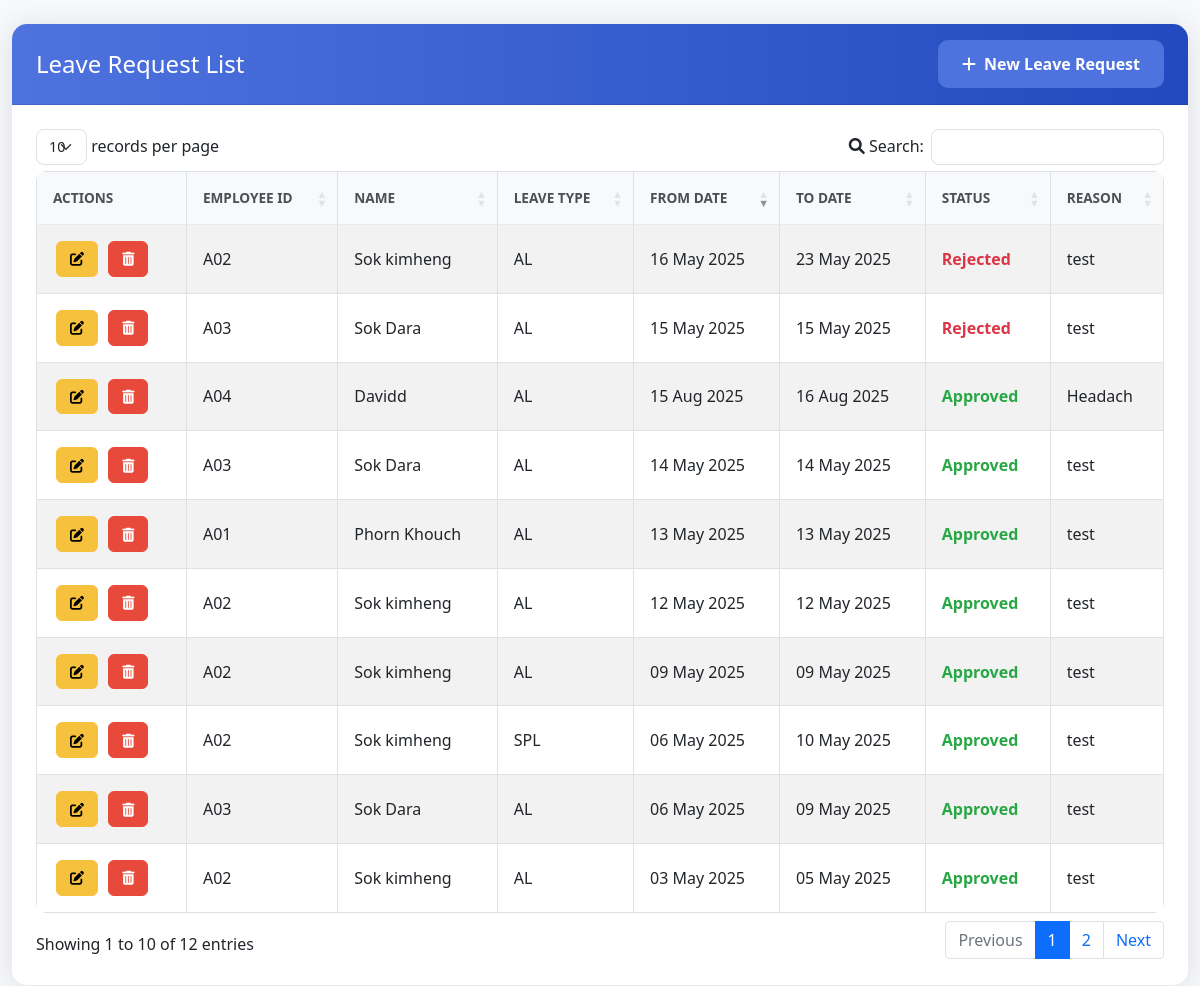
Page /view/SSLeaveRequest/index.php on the committed database.
### tables this page shows
CREATE TABLE `lmleaverequest` (
  `ID` int(11) NOT NULL,
  `EmpCode` varchar(50) DEFAULT NULL,
  `LeaveType` varchar(20) DEFAULT NULL,
  `Reason` text DEFAULT NULL,
  `FromDate` date DEFAULT NULL,
  `ToDate` date DEFAULT NULL,
  `LeaveDay` int(11) NOT NULL,
  `PHOrOffDay` int(11) NOT NULL,
  `Status` varchar(20) DEFAULT NULL,
  `UpdatedAt` timestamp NOT NULL DEFAULT current_timestamp() ON UPDATE current_timestamp(),
  `ApprovedBy` varchar(250) NOT NULL,
  `RejectedBy` varchar(255) NOT NULL
);

CREATE TABLE `hrstaffprofile` (
  `EmpCode` varchar(20) NOT NULL,
  `EmpName` varchar(100) DEFAULT NULL,
  `Gender` varchar(20) DEFAULT NULL,
  `Dob` date DEFAULT NULL,
  `Position` varchar(100) DEFAULT NULL,
  `Department` varchar(100) DEFAULT NULL,
  `Company` varchar(100) DEFAULT NULL,
  `Level` varchar(50) DEFAULT NULL,
  `Division` varchar(100) DEFAULT NULL,
  `StartDate` date DEFAULT NULL,
  `Status` varchar(20) DEFAULT NULL,
  `Contact` varchar(50) DEFAULT NULL,
  `Email` varchar(100) DEFAULT NULL,
  `Address` text DEFAULT NULL,
  `LineManager` varchar(100) DEFAULT NULL,
  `Hod` varchar(100) DEFAULT NULL,
  `Photo` varchar(255) DEFAULT NULL,
  `IsProb` int(11) NOT NULL,
  `Salary` decimal(10,2) DEFAULT NULL,
  `PayParameter` varchar(50) DEFAULT NULL,
  `Telegram` varchar(255) NOT NULL,
  `ProbationDate` date NOT NULL
);

### view/SSLeaveRequest/index.php (the view, shortened to what this page needs)
<?php
include("../../Config/conect.php");
$sql = "SELECT lr.*, sp.EmpName
        FROM lmleaverequest  lr
        LEFT JOIN hrstaffprofile sp ON lr.EmpCode = sp.EmpCode
        ORDER BY lr.FromDate DESC";
$result = $con->query($sql);
?>
<!DOCTYPE html>
<html lang="en">
<head>
    <link href="https://cdn.jsdelivr.net/npm/bootstrap@5.1.3/dist/css/bootstrap.min.css" rel="stylesheet">
    <link href="https://cdn.datatables.net/1.11.5/css/dataTables.bootstrap5.min.css" rel="stylesheet">
    <link href="https://cdn.jsdelivr.net/npm/sweetalert2@11/dist/sweetalert2.min.css" rel="stylesheet">
    <link href="https://cdnjs.cloudflare.com/ajax/libs/font-awesome/6.0.0/css/all.min.css" rel="stylesheet">
    <link href="../../style/career.css" rel="stylesheet">
</head>
<body>
    <div class="container-fluid mt-4 mb-4">
        <div class="row">
            <div class="col-12">
                <div class="card">
                    <div class="card-header">
                        <div class="d-flex justify-content-between align-items-center">
                            <h4 class="mb-0">Leave Request List</h4>
                            <a href="create.php" class="btn btn-primary">
                                <i class="fas fa-plus me-2"></i>New Leave Request
                            </a>
                        </div>
                    </div>
                    <div class="card-body">
                        <table id="leaveRequestTable" class="table table-striped table-bordered table-hover">
                            <thead>
                                <tr>
                                    <th>Actions</th>
                                    <th>Employee ID</th>
                                    <th>Name</th>
                                    <th>Leave Type</th>
                                    <th>From Date</th>
                                    <th>To Date</th>
                                    <th>Status</th>
                                    <th>Reason</th>
                                </tr>
                            </thead>
                            <tbody>
                                <?php while($row = $result->fetch_assoc()): ?>
                                <tr>
                                    <td class="action-buttons">
                                        <a href="edit.php?id=<?php echo urlencode($row['ID']); ?>"
                                           class="btn btn-sm btn-warning">
                                            <i class="fas fa-edit"></i>
                                        </a>
                                        <button class="btn btn-sm btn-danger delete-btn"
                                                data-id="<?php echo htmlspecialchars($row['ID']); ?>">
                                            <i class="fas fa-trash-alt"></i>
                                        </button>
                                    </td>
                                    <td><?php echo htmlspecialchars($row['EmpCode']); ?></td>
                                    <td><?php echo htmlspecialchars($row['EmpName']); ?></td>
                                    <td><?php echo htmlspecialchars($row['LeaveType']); ?></td>
                                    <td><?php echo date('d M Y', strtotime($row['FromDate'])); ?></td>
                                    <td><?php echo date('d M Y', strtotime($row['ToDate'])); ?></td>
                                    <td>
                                        <?php
                                            $statusClass = 'status-' . strtolower($row['Status']);
                                            echo "<span class='{$statusClass}'>" . htmlspecialchars($row['Status']) . "</span>";
                                        ?>
                                    </td>
                                    <td><?php echo htmlspecialchars($row['Reason'] ?? '-'); ?></td>
                                </tr>
                                <?php endwhile; ?>
                            </tbody>
                        </table>
                    </div>
                </div>
            </div>
        </div>
    </div>
</body>
</html>

### Style/career.css (style rules this page uses)
:root { --primary-color: #4e73df; --secondary-color: #858796; --success-color: #1cc88a; --info-color: #36b9cc; --warning-color: #f6c23e; --danger-color: #e74a3b; }
body { background-color: #f8f9fc; font-family: 'Segoe UI', Tahoma, Geneva, Verdana, sans-serif; }
.card { border: none; border-radius: 15px; box-shadow: 0 0.15rem 1.75rem 0 rgba(58, 59, 69, 0.15); }
.card-header { background: linear-gradient(to right, var(--primary-color), #224abe); color: white; border-radius: 15px 15px 0 0 !important; padding: 1rem 1.5rem; }
.card-body { padding: 1.5rem; }
.btn { border-radius: 10px; padding: 0.75rem 1.5rem; font-weight: 600; transition: all 0.2s; }
.btn-primary { background-color: var(--primary-color); border: none; }
.btn-sm { border-radius: 6px; padding: 0.4rem 0.8rem; font-size: 0.875rem; margin: 0 0.2rem; }
.btn-warning { background-color: var(--warning-color); border-color: var(--warning-color); color: #000; }
.btn-danger { background-color: var(--danger-color); border-color: var(--danger-color); }
.table { border-radius: 10px; overflow: hidden; }
.table thead th { background-color: #f8f9fa; border-bottom: 2px solid #e9ecef; color: #495057; font-weight: 600; text-transform: uppercase; font-size: 0.85rem; padding: 1rem; }
.table tbody td { padding: 1rem; vertical-align: middle; }
.action-buttons { white-space: nowrap; }

### view/SSLeaveRequest/index.php (style rules this page uses)
.status-approved { color: #28a745; font-weight: 600; }
.status-rejected { color: #dc3545; font-weight: 600; }

### rows in the picture
lmleaverequest: EmpCode "A04", hrstaffprofile.EmpName "Davidd", LeaveType "AL", FromDate "15 Aug 2025", ToDate "16 Aug 2025", Status "Approved", Reason "Headach"
lmleaverequest: EmpCode "A02", hrstaffprofile.EmpName "Sok kimheng", LeaveType "AL", FromDate "16 May 2025", ToDate "23 May 2025", Status "Rejected", Reason "test"
lmleaverequest: EmpCode "A03", hrstaffprofile.EmpName "Sok Dara", LeaveType "AL", FromDate "15 May 2025", ToDate "15 May 2025", Status "Rejected", Reason "test"
lmleaverequest: EmpCode "A03", hrstaffprofile.EmpName "Sok Dara", LeaveType "AL", FromDate "14 May 2025", ToDate "14 May 2025", Status "Approved", Reason "test"
lmleaverequest: EmpCode "A01", hrstaffprofile.EmpName "Phorn Khouch", LeaveType "AL", FromDate "13 May 2025", ToDate "13 May 2025", Status "Approved", Reason "test"
lmleaverequest: EmpCode "A02", hrstaffprofile.EmpName "Sok kimheng", LeaveType "AL", FromDate "12 May 2025", ToDate "12 May 2025", Status "Approved", Reason "test"
lmleaverequest: EmpCode "A02", hrstaffprofile.EmpName "Sok kimheng", LeaveType "AL", FromDate "09 May 2025", ToDate "09 May 2025", Status "Approved", Reason "test"
lmleaverequest: EmpCode "A02", hrstaffprofile.EmpName "Sok kimheng", LeaveType "SPL", FromDate "06 May 2025", ToDate "10 May 2025", Status "Approved", Reason "test"
lmleaverequest: EmpCode "A03", hrstaffprofile.EmpName "Sok Dara", LeaveType "AL", FromDate "06 May 2025", ToDate "09 May 2025", Status "Approved", Reason "test"
lmleaverequest: EmpCode "A02", hrstaffprofile.EmpName "Sok kimheng", LeaveType "AL", FromDate "03 May 2025", ToDate "05 May 2025", Status "Approved", Reason "test"
